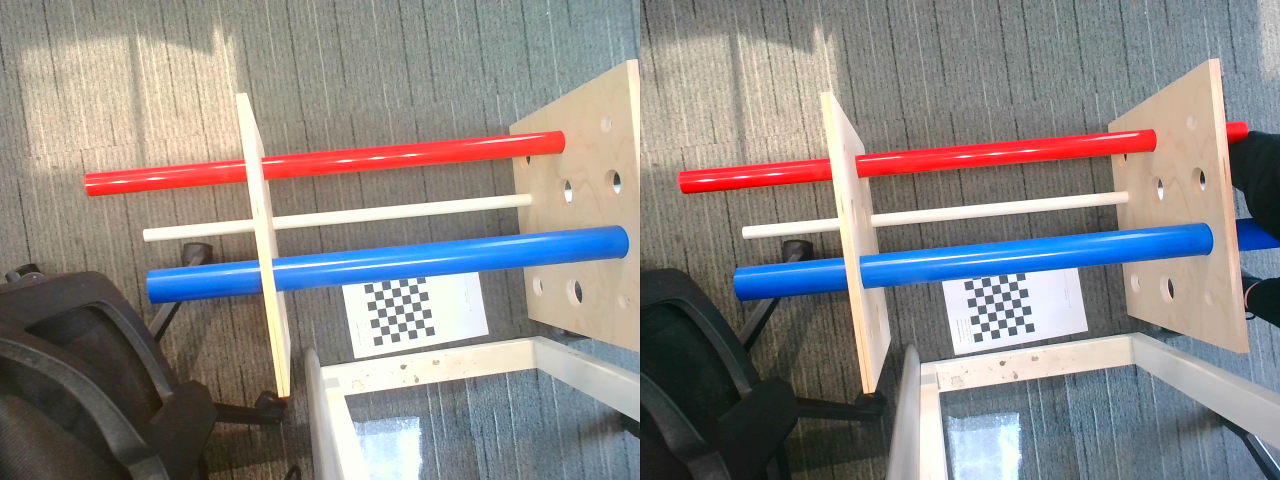
#> input picture test_data/real_hardware_archive/2026-09-field-test/camera_probe/req_1280x480_act_1280x480.png, 1280 x 480 px; its folder holds only this picture in this run
$ python -i image_regions.py   (imports and definitions only)
#> lines starting #> are read from the running program, lines starting #| are printed output that depends on the picture; after the words box and inside, x2 and y2 are one past the last pixel; in counts of white or black regions, pixels touching at a corner belong together
#> further down, picture is the input picture: shape (480, 1280, 3); mean B, G, R 133.5, 135.3, 139.2
"""Bounded image strip proposals and measured-disparity outlier rejection.

Image proposals are diagnostics, never identities or measurements. No CAD
colour, diameter or pipe count is used. An optional image direction and mask
constrain proposal extraction, without supplying metric or 3-D information.
Only original stereo samples survive the disparity filter; holes stay holes.
"""
from __future__ import annotations

import hashlib
import json
import math

import cv2
import numpy as np

REVISION = "image-strips-soft-axis-v5"
POLICY = {"maximum_regions": 24, "minimum_pixels": 120, "minimum_length_px": 48,
          "minimum_aspect": 2.0, "minimum_fill": 0.55,
          "axis_tolerance_deg": 12.0, "disparity_residual_px": 2.0,
          "minimum_disparity_inlier_fraction": 0.6, "minimum_axial_bins": 6,
          "ransac_trials": 96, "maximum_samples": 4096, "chromatic_saturation_min": 120,
          "highlight_gap_max_px": 21, "highlight_gap_width_fraction": 0.5,
          "maximum_local_windows": 3, "local_window_length_fraction": 0.5,
          "local_window_min_length_px": 160, "local_window_width_multiple": 4.0,
          "direction_kernel_odd": True, "clipped_minimum_aspect": 1.3,
          "clipped_boundary_margin_px": 2, "global_axis_filter": False,
          "hue_center_step": 15, "hue_half_width": 15,
          "manual_hint_tolerance_deg": 12., "minimum_highlight_bridge_length_px": 48,
          "minimum_highlight_bridge_fraction": .5}
POLICY_SHA256 = hashlib.sha256(json.dumps(POLICY, sort_keys=True).encode()).hexdigest()


def _axis(mask):
    rows, cols = np.nonzero(mask)
    pts = np.column_stack((cols, rows)).astype(np.float32)
    rect = cv2.minAreaRect(pts)
    (_, _), (w, h), angle = rect
    if h > w:
        angle += 90
    angle = math.radians(angle)
    return np.asarray([math.cos(angle), math.sin(angle)]), max(w, h), min(w, h)


def propose_regions(image, *, sampling_mask=None, axis_hint_image=None):
    """Separate elongated paint/neutral regions, independently of the model."""
    if not isinstance(image, np.ndarray) or image.dtype != np.uint8 or image.ndim != 3 or image.shape[2] != 3:
        raise ValueError("image must be uint8 BGR")
    if sampling_mask is not None:
        sampling_mask = np.asarray(sampling_mask, bool)
        if sampling_mask.shape != image.shape[:2]:
            raise ValueError('sampling mask must match image dimensions')
    if axis_hint_image is not None:
        axis_hint_image = np.asarray(axis_hint_image, float)
        if axis_hint_image.shape != (2,) or not np.isfinite(axis_hint_image).all() or np.linalg.norm(axis_hint_image) < 1e-9:
            raise ValueError('invalid image axis hint')
        axis_hint_image = axis_hint_image/np.linalg.norm(axis_hint_image)
    # Median suppresses narrow highlights for proposal geometry only. The
    # original image and stereo depth are never blurred for measurement.
    hsv = cv2.cvtColor(cv2.medianBlur(image, 5), cv2.COLOR_BGR2HSV)
#> hsv: shape (480, 1280, 3); mean H, S, V 48.9, 54.6, 154.8
    gray = cv2.cvtColor(image, cv2.COLOR_BGR2GRAY)
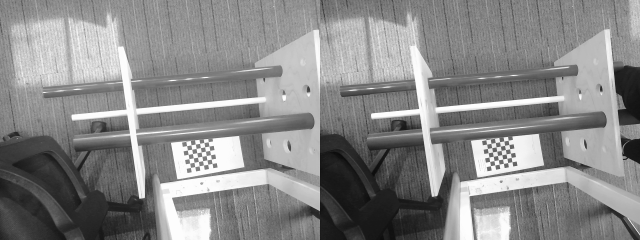
#> gray: shape (480, 1280) (shown at 1/2 size); min 10, max 254, mean 136.2
    threshold, _ = cv2.threshold(gray, 0, 255, cv2.THRESH_BINARY + cv2.THRESH_OTSU)
#> threshold = 149
    chromatic = (hsv[:, :, 1] >= POLICY["chromatic_saturation_min"]) & (hsv[:, :, 2] >= 40)
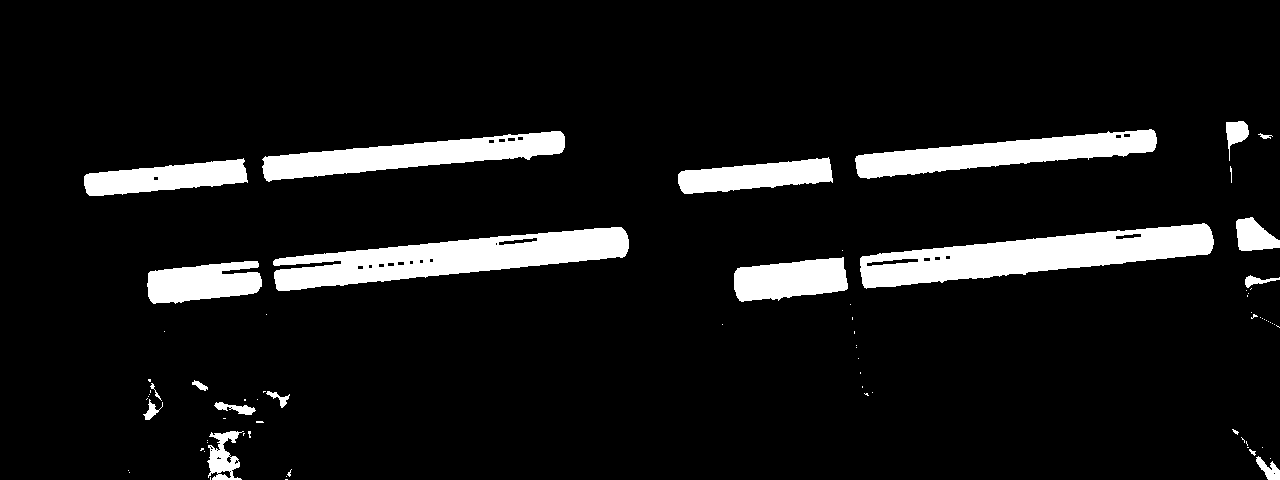
#> chromatic: shape (480, 1280) bool; 9% white; 78 white regions (57 under 20 px), largest, box (x1, y1, x2, y2) and area: (860, 223, 1214, 289) 11314, (273, 227, 629, 291) 11039, (262, 131, 565, 182) 7057
    # Overlap equal-width colour windows instead of joining broad colour bins:
    # a small shade change at H=105 must not split one blue surface. Each
    # window still spans only 30 hue units, and spatial gaps remain gaps.
    # Keep the original centers first for stable labels when masks tie.
    centers = list(range(0, 180, 30)) + list(range(POLICY["hue_center_step"], 180, 30))
    hue_values = hsv[:, :, 0].astype(np.int16)
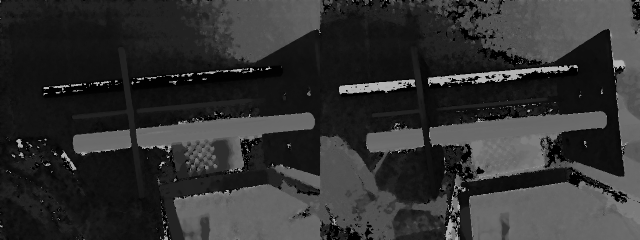
#> hue_values: shape (480, 1280) int16 (shown at 1/2 size); min 0, max 179, mean 48.9
    masks = [(f"hue-{hue}", chromatic & (np.minimum(abs(hue_values-hue),
                  180-abs(hue_values-hue)) <= POLICY["hue_half_width"])) for hue in centers]
#> masks = 12 items
    masks.append(("neutral", (hsv[:, :, 1] < 65) & (gray >= max(100, threshold))))
    proposals = []
    direction_estimates = []
    component_limit_hit = False
    for kind, raw in masks:
        if sampling_mask is not None:
            raw &= sampling_mask
        mask = cv2.morphologyEx(raw.astype(np.uint8), cv2.MORPH_OPEN, np.ones((3, 3), np.uint8))
        # Long edge consensus finds a direction even if two pipes touch via a
        # short transverse connector. Weight by capped length, not one blob.
        lines = cv2.createLineSegmentDetector().detect(mask * 255)[0]
        if lines is None:
            continue
        lines = lines.reshape(-1, 4)
        delta = lines[:, 2:] - lines[:, :2]
        lengths = np.linalg.norm(delta, axis=1)
        good = lengths >= POLICY["minimum_length_px"]
        if not np.any(good):
            continue
        angles = np.arctan2(delta[good, 1], delta[good, 0]) % np.pi
        weights = np.minimum(lengths[good], 300)
        ranked = np.argsort(-lengths[good],kind="stable")[:256]
        angles, weights = angles[ranked], weights[ranked]
        scores = []
        for a in angles:
            error = np.abs(np.sin(angles-a))
            scores.append(float(weights[error < math.sin(math.radians(8))].sum()))
        eligible_angles = np.arange(len(angles))
        hint = None
        if axis_hint_image is not None:
            hint = math.atan2(axis_hint_image[1], axis_hint_image[0])
            eligible_angles = np.flatnonzero(np.abs(np.sin(angles-hint)) <= math.sin(math.radians(POLICY['manual_hint_tolerance_deg'])))
            # The mouse line bounds the search, not the measured direction.
            # No compatible observed edge means no directional proposal.
            if not len(eligible_angles):
                continue
        best = eligible_angles[int(np.argmax(np.asarray(scores)[eligible_angles]))]
        angle = float(angles[best])
        degrees = math.degrees(math.atan2(math.sin(2*angle), math.cos(2*angle)))/2
        direction_estimates.append({'appearance': kind, 'observed_angle_deg': degrees,
            'source': 'OBSERVED_NEAR_HINT' if hint is not None else 'OBSERVED',
            'hint_difference_deg': math.degrees(math.asin(abs(math.sin(angle-hint)))) if hint is not None else None})
        # A centred odd kernel avoids a one-pixel shift of the paint mask.
        # Such a shift leaves a false dark seam alongside a real highlight.
        length = max(21, min(81, int(max(image.shape[:2]) * 0.08))) | 1
        kernel = np.zeros((length, length), np.uint8)
        center = (length-1)/2
        dx, dy = math.cos(angle)*center, math.sin(angle)*center
        cv2.line(kernel, (round(center-dx), round(center-dy)),
                 (round(center+dx), round(center+dy)), 1, 1)
        opened = cv2.morphologyEx(mask, cv2.MORPH_OPEN, kernel,
                                  borderType=cv2.BORDER_CONSTANT, borderValue=0)
        if sampling_mask is not None:
            opened &= sampling_mask.astype(np.uint8)
        count, labels, stats, _ = cv2.connectedComponentsWithStats(opened, 8)
        # Work on bounded largest components. Explicitly account for overflow.
        eligible = [i for i in range(1, count) if stats[i, cv2.CC_STAT_AREA] >= POLICY["minimum_pixels"]]
        eligible.sort(key=lambda i: (-int(stats[i, cv2.CC_STAT_AREA]), i))
        component_limit_hit |= len(eligible) > 48
        for i in eligible[:48]:
            x, y, w, h, area = map(int, stats[i])
            local = (labels[y:y+h, x:x+w] == i).astype(np.uint8)
            axis, major, minor = _axis(local)
            if major < POLICY["minimum_length_px"] or minor < 4 or major / minor < 1.3:
                continue
            if area / max(1, (major+1)*(minor+1)) < POLICY["minimum_fill"]:
                continue
            # Fill image holes only, to keep white highlights inside a paint
            # proposal. Missing depth is still missing later.
            contours, _ = cv2.findContours(local, cv2.RETR_EXTERNAL, cv2.CHAIN_APPROX_SIMPLE)
            cv2.drawContours(local, contours, -1, 1, cv2.FILLED)
            rgb = np.median(image[y:y+h, x:x+w][local.astype(bool)], axis=0)[::-1].round().astype(int)
            proposals.append({"region_px": [x,y,w,h], "axis_image": axis.tolist(),
                              "length_px": float(major), "width_px": float(minor),
                              "appearance": kind, "sampled_color_srgb": "#%02X%02X%02X" % tuple(rgb),
                              "mask": local, "score": float(major * math.sqrt(minor))})
#> this loop made 13 passes
#> kind on passes 2, 3, 6, 8, 9, 11: 'hue-30', 'hue-60', 'hue-150', 'hue-45', 'hue-75', 'hue-135'
#> pass 1, in propose_regions, `count, labels, stats, _ = cv2.connectedComponentsWithStats(opened, 8)`:
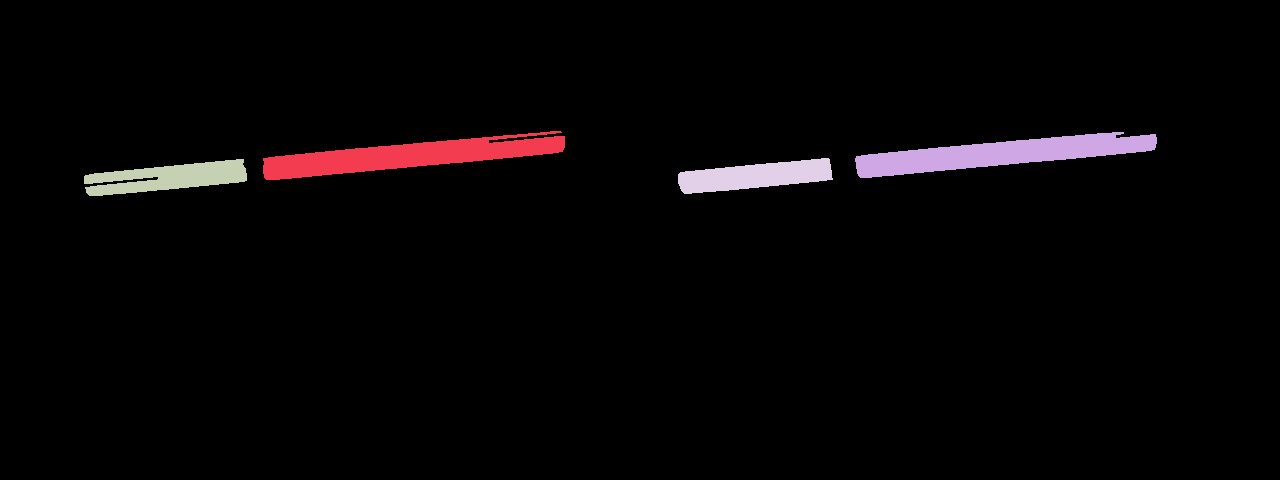
#> labels: shape (480, 1280) int32; 5 distinct labels, from 0 to 4; one colour per label, 0 black
#> after the loop:
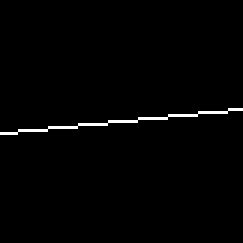
#> kernel: shape (81, 81) (shown 3 times larger); values 0 (black) and 1 (white), 1.2% white in thin lines or dots, all inside (x1, y1, x2, y2) = (0, 36, 81, 45)
#> after the loop:
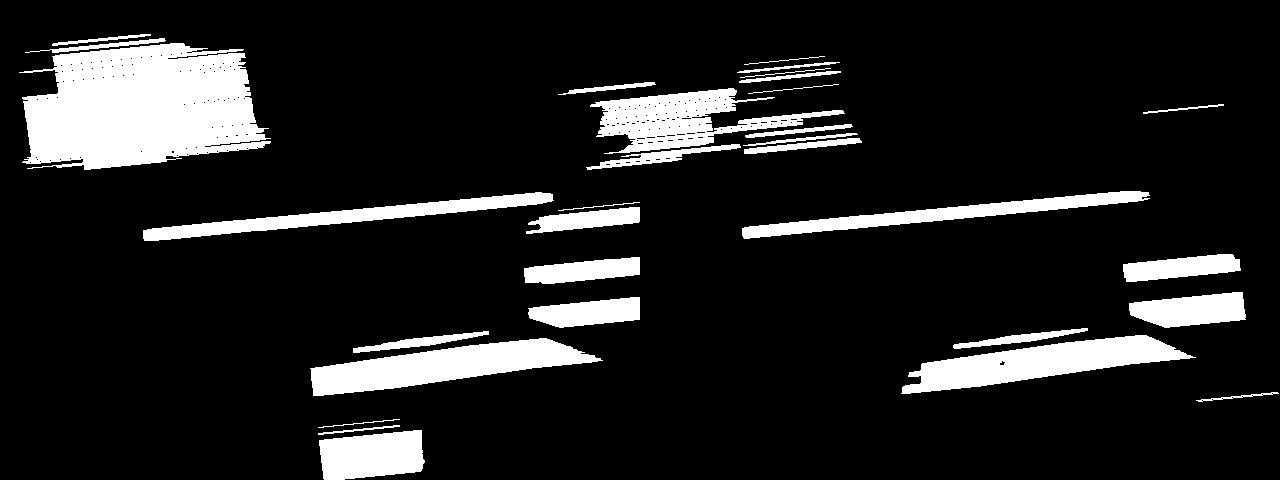
#> opened: shape (480, 1280); values 0 (black) and 1 (white), 12.9% white; 31 white regions, largest, box (x1, y1, x2, y2) and area: (19, 43, 271, 170) 23746, (310, 338, 603, 396) 8153, (901, 335, 1196, 394) 7832
#> after the loop, component_limit_hit = False; direction_estimates = 7 items; proposals = 42 items
    # Join two paint strips only across a bright, neutral highlight. A dark
    # gap between same-colour pipes must remain a gap. Use actual mask pixels,
    # not bounding-box overlap, so slanted strips remain well separated.
    for kind in sorted({p["appearance"] for p in proposals if p["appearance"] != "neutral"}):
        members = [p for p in proposals if p["appearance"] == kind]
        if len(members) < 2:
            continue
        combined = np.zeros(image.shape[:2],np.uint8)
        for p in members:
            x,y,w,h = p["region_px"]
            combined[y:y+h,x:x+w] |= p["mask"]
        # A fixed 9px kernel splits wider pipes at a broad highlight. Scale
        # the bridge to the thinner paint fragment, with a hard pixel cap;
        # still only bridge bright neutral pixels, never a dark pipe gap.
        gap = min(POLICY["highlight_gap_max_px"], max(9, int(min(
            p["width_px"] for p in members) * POLICY["highlight_gap_width_fraction"])))
        gap += 1 - gap % 2
        joined = cv2.morphologyEx(combined,cv2.MORPH_CLOSE,np.ones((gap,gap),np.uint8))
        bright = (hsv[:,:,1] < 100) & (hsv[:,:,2] >= 180)
        bridge = ((joined > 0) & bright & (combined == 0)).astype(np.uint8)
        if sampling_mask is not None:
            bridge &= sampling_mask.astype(np.uint8)
        # A few bright support pixels must not join two complete pipes.
        # Accept only elongated bright connections along an observed pipe axis.
        nbridge, blabels, bstats, _ = cv2.connectedComponentsWithStats(bridge, 8)
        joined = combined.copy()
        for index in range(1, nbridge):
            bx, by, bw, bh, area = map(int, bstats[index])
            if area < POLICY['minimum_highlight_bridge_length_px']:
                continue
            local_bridge = (blabels[by:by+bh, bx:bx+bw] == index).astype(np.uint8)
            bridge_axis, major, minor = _axis(local_bridge)
            if major < POLICY['minimum_highlight_bridge_length_px'] or major < 2*max(1., minor):
                continue
            if not any(abs(bridge_axis@p['axis_image']) >= math.cos(math.radians(POLICY['axis_tolerance_deg'])) for p in members):
                continue
            padded = np.pad(local_bridge, 1)
            neighbour = cv2.dilate(padded, np.ones((3, 3), np.uint8))
            touching = []
            for p in members:
                px, py, pw, ph = p['region_px']
                x0, y0 = max(bx-1, px), max(by-1, py)
                x1, y1 = min(bx+bw+1, px+pw), min(by+bh+1, py+ph)
                if x1 > x0 and y1 > y0 and np.any(
                    neighbour[y0-by+1:y1-by+1, x0-bx+1:x1-bx+1] & p['mask'][y0-py:y1-py, x0-px:x1-px]):
                    touching.append(p)
            if len(touching) < 2 or major < POLICY['minimum_highlight_bridge_fraction']*min(p['length_px'] for p in touching):
                continue
            joined[by:by+bh, bx:bx+bw] |= local_bridge
        count, labels, stats, _ = cv2.connectedComponentsWithStats(joined,8)
        merged = []
        for i in range(1,count):
            x,y,w,h,area = map(int,stats[i])
            local = (labels[y:y+h,x:x+w] == i).astype(np.uint8)
            axis,major,minor = _axis(local)
            if major < POLICY["minimum_length_px"] or minor < 4:
                continue
            rgb = np.median(image[y:y+h,x:x+w][local.astype(bool)],axis=0)[::-1].round().astype(int)
            merged.append({"region_px":[x,y,w,h],"axis_image":axis.tolist(),"length_px":float(major),
                           "width_px":float(minor),"appearance":kind,
                           "sampled_color_srgb":"#%02X%02X%02X" % tuple(rgb),"mask":local,
                           "score":float(major*math.sqrt(minor))})
        proposals = [p for p in proposals if p["appearance"] != kind] + merged
#> this loop made 6 passes
#> (kind, gap, nbridge, bstats, count) on passes 3 to 5: ('hue-120', 9, 1, [[0, 0, 1280, 480, 614400]], 8), ('hue-15', 9, 2, [[0, 0, 1280, 480, 614388], [154, 177, 4, 3, 12]], 5), ('hue-165', 9, 2, [[0, 0, 1280, 480, 614397], [1126, 136, 3, 1, 3]], 4)
#> bridge: shape (480, 1280); every value is 0
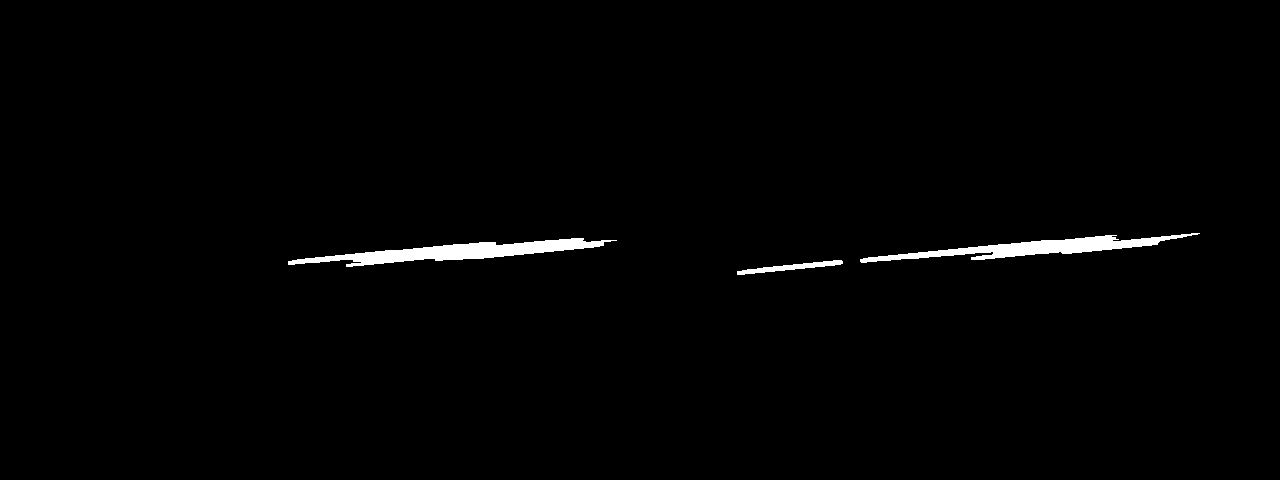
#> combined: shape (480, 1280); values 0 (black) and 1 (white), 1.2% white; 3 white regions, box (x1, y1, x2, y2) and area: (288, 238, 617, 267) 3514, (860, 233, 1200, 263) 3071, (737, 260, 843, 275) 534
    elongated = []
    for p in proposals:
        x,y,w,h = p["region_px"]
        ax,ay = p["axis_image"]
        edge = POLICY["clipped_boundary_margin_px"]
        clipped = ((abs(ax) >= .9 and x <= edge and x+w >= image.shape[1]-edge)
                   or (abs(ay) >= .9 and y <= edge and y+h >= image.shape[0]-edge))
        p["axially_clipped"] = bool(clipped)
        contacts = []
        if x <= edge:
            contacts.append("left")
        if y <= edge:
            contacts.append("top")
        if x+w >= image.shape[1]-edge:
            contacts.append("right")
        if y+h >= image.shape[0]-edge:
            contacts.append("bottom")
        p["boundary_contacts"] = contacts
        transverse = {"top", "bottom"} if abs(ax) >= .9 else {"left", "right"} if abs(ay) >= .9 else set()
        p["transverse_boundary_contacts"] = [side for side in contacts if side in transverse]
        p["axis_to_epipolar_deg"] = math.degrees(math.atan2(abs(ay), abs(ax)))
        # A user crop can truncate both ends of a thick pipe. Retain its
        # image proposal; the unchanged metric length gate still applies.
        minimum_aspect = POLICY["clipped_minimum_aspect"] if clipped else POLICY["minimum_aspect"]
        if p["length_px"] / p["width_px"] >= minimum_aspect:
            elongated.append(p)
#> this loop made 42 passes
#> (x, y, w, h, ax, ay) on passes 1 to 8: (19, 43, 252, 127, 0.995, -0.0995), (310, 338, 293, 58, 0.991, -0.13), (901, 335, 295, 59, 0.991, -0.133), (143, 192, 411, 49, 0.996, -0.0933), (742, 191, 408, 48, 0.996, -0.0937), (319, 430, 106, 50, 0.995, -0.0995), (1129, 292, 117, 36, 0.995, -0.0995), (528, 297, 112, 31, 0.995, -0.0995)
    proposals = elongated
    proposals.sort(key=lambda p: -p["score"])
    unique = []
    for p in proposals:
        x,y,w,h = p["region_px"]
        duplicate = False
        for q in unique:
            a,b,c,d = q["region_px"]
            intersection = max(0,min(x+w,a+c)-max(x,a))*max(0,min(y+h,b+d)-max(y,b))
            if intersection / max(1,min(w*h,c*d)) > .7:
                duplicate = True
                break
        if not duplicate:
            unique.append(p)
#> this loop made 42 passes
    # Direction votes are diagnostics only. Numerous short carpet/stand
    # fragments can outvote the real pipes differently in the two eyes.
    # Preserve alternate directions under the existing score/budget cap;
    # measured cylinder axes and stereo pairing decide geometric consistency.
    if len(unique) >= 2:
        axes = np.asarray([p["axis_image"] for p in unique])
        agreement = np.abs(axes @ axes.T) >= math.cos(math.radians(POLICY["axis_tolerance_deg"]))
#> agreement: shape (23, 23) bool; every value is 1
        counts = agreement.sum(axis=1)
        for p, count in zip(unique, counts):
            p["axis_consensus_count"] = int(count)
#> this loop made 23 passes
    truncated = component_limit_hit or len(unique) > POLICY["maximum_regions"]
    unique = unique[:POLICY["maximum_regions"]]
    unique.sort(key=lambda p: (p["region_px"][1], p["region_px"][0]))
    return unique, {"revision":REVISION, "policy_sha256":POLICY_SHA256,
                    "scope":"IMAGE_CANDIDATES_NOT_PIPE_IDENTITY_OR_MEASUREMENT",
                    "global_axis_filter_applied": False, "direction_estimates": direction_estimates,
                    "truncated":truncated, "candidate_count":len(unique)}


# [84 lines left out: functions axial_windows, filter_disparity, not called in this run]

>>> import cv2
>>> picture = cv2.imread('../test_data/real_hardware_archive/2026-09-field-test/camera_probe/req_1280x480_act_1280x480.png')
>>> result = propose_regions(picture)
